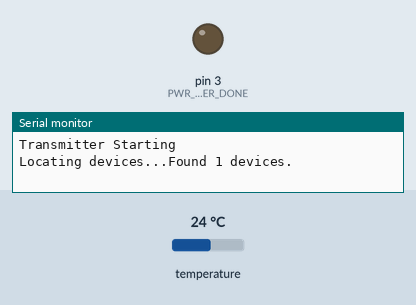
Recording of a sketch running on a simulated Arduino Uno, built with avr-gcc and run on an emulated ATmega328P. On the bench: output pins drawn as LEDs (lit = HIGH), the last lines printed to the serial monitor. The inputs (shaded band) are chosen by the test bench; at power-on: temperature 24 °C. No radio packets arrive unless stated.

Above: at 0.1 s.
At 4.3 s:
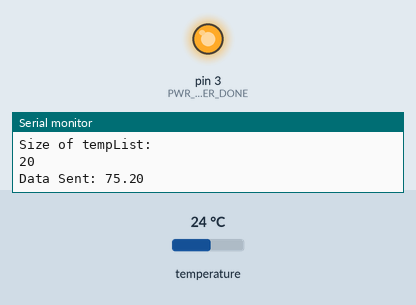
Timing chart, 0 to 5.8 s (numbered marks = the images above):
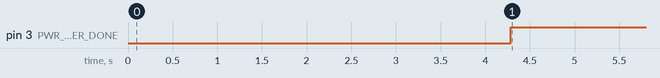

The sketch:

Transmitter.ino
```cpp
// The transmitter

#include <SPI.h>
#include <nRF24L01.h>
#include <RF24.h>
#include <OneWire.h>
#include <DallasTemperature.h>

#define PWR_CONTROLLER_DONE 3
#define ONE_WIRE_BUS 4
#define NUM_SENSORS 5

// Init for radio
const byte address[5] = {'R', 'x', 'A', 'A', 'A'};
RF24 radio(9, 10); // CE_pin, CSN_pin Create a Radio

// Init for temp sensors
OneWire oneWire(ONE_WIRE_BUS);
DallasTemperature sensors(&oneWire);
int deviceCount = 0;
float Celcius = 0;
float Fahrenheit = 0;
float tempList[NUM_SENSORS] = {};

void setup()
{

  Serial.begin(9600);
  Serial.println("Transmitter Starting");
  pinMode(PWR_CONTROLLER_DONE, OUTPUT);

  // Setup for radio
  radio.begin();
  radio.setDataRate(RF24_250KBPS);
  //    radio.setPALevel(RF24_PA_MIN); // RF24_PA_MAX is default. _MIN for testing
  radio.setChannel(108);
  radio.setRetries(15, 15); // delay, count
  radio.openWritingPipe(address);

  // Setup for temp sensors
  sensors.begin();
  Serial.print("Locating devices...");
  Serial.print("Found ");
  deviceCount = sensors.getDeviceCount();
  Serial.print(deviceCount, DEC);
  Serial.println(" devices.");
  Serial.println("");
}

//====================

void loop()
{

  updateTemp();
  send();
  digitalWrite(PWR_CONTROLLER_DONE, HIGH);
}

//====================

void send()
{

  delay(1000);
  bool rslt;
  Serial.println("Size of tempList: ");
  Serial.println(sizeof(tempList));
  rslt = radio.write(&tempList, sizeof(tempList));
  delay(500);

  Serial.print("Data Sent: ");
  for (int i = 0; i < deviceCount; i++)
  {
    Serial.print(tempList[i]);
    Serial.print(" ");
  }
  Serial.println("");
  if (rslt)
  {
    Serial.println("  Acknowledge received");
  }
  else
  {
    Serial.println("  Tx failed");
  }
}

//===============

void updateTemp()
{

  delay(1000);
  sensors.requestTemperatures();
  delay(1000);

  for (int i = 0; i < deviceCount; i++)
  {
    Celcius = sensors.getTempCByIndex(i);
    Fahrenheit = sensors.toFahrenheit(Celcius);
    tempList[i] = Fahrenheit;
  }
}
```

Measured:
- by itself, pin 3 (PWR_CONTROLLER_DONE): LOW → HIGH at 4.3 s
